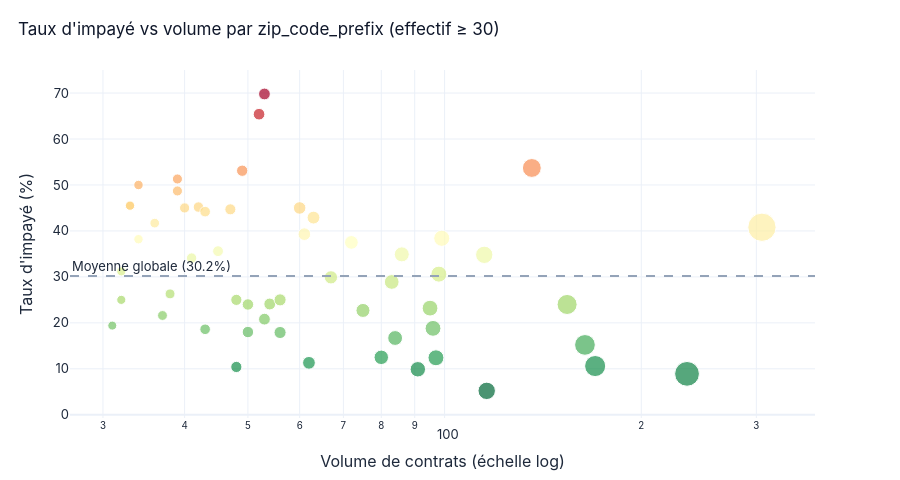

The notebook cell saved with this chart:
### Markdown cell above
#### 3c. Variable géographique - `zip_code_prefix`

Un code géographique n'est pas une grandeur continue : on l'analyse par son taux d'impayé, pas par un histogramme. Le nuage taux/volume révèle si les zones risquées reposent sur des effectifs solides ou sur du bruit.

### Code cell
viz.plot_rate_vs_volume(df, GEO_COL, TARGET, min_count=30).show()
viz.plot_rate_by_category(df, GEO_COL, TARGET, top_n=25, min_count=30).show()

### Figure 1 — Plotly figure (JSON) as saved in the notebook; plotly's stock layout.template omitted (floating-point values rounded to 4 significant figures)
{"data": [{"hovertemplate": "<b>%{hovertext}</b><br><br>Volume de contrats (échelle log)=%{marker.size}<br>Taux d'impayé (%)=%{marker.color}<extra></extra>", "hovertext": [1.0, 2.0, 6.0, 8.0, 11.0, 13.0, 14.0, 16.0, 17.0, 21.0, 24.0, 25.0, 26.0, 27.0, 29.0, 30.0, 31.0, 33.0, 34.0, 35.0, 37.0, 38.0, 42.0, 44.0, 45.0, 49.0, 51.0, 54.0, 56.0, 57.0, 59.0, 60.0, 62.0, 63.0, 64.0, 66.0, 68.0, 69.0, 71.0, 72.0, 75.0, 76.0, 77.0, 78.0, 80.0, 83.0, 85.0, 86.0, 87.0, 88.0, 91.0, 92.0, 93.0, 94.0, 95.0], "legendgroup": "", "marker": {"color": [35.6, 69.8, 24.1, 41.7, 48.7, 34.8, 45.5, 50.0, 20.8, 31.2, 45.5, 25.0, 18.6, 45.0, 26.3, 45.0, 24.0, 28.9, 38.4, 12.4, 10.4, 22.7, 39.3, 10.6, 25.0, 24.0, 44.7, 34.9, 17.9, 23.2, 40.8, 51.3, 53.7, 11.3, 18.0, 65.4, 38.2, 15.2, 45.2, 44.2, 5.2, 30.6, 37.5, 12.5, 42.9, 34.1, 19.4, 8.9, 21.6, 53.1, 29.9, 9.9, 18.8, 16.7, 25.0], "coloraxis": "coloraxis", "size": [45, 53, 54, 36, 39, 115, 33, 34, 53, 32, 33, 32, 43, 40, 38, 60, 154, 83, 99, 97, 48, 75, 61, 170, 48, 50, 47, 86, 56, 95, 306, 39, 136, 62, 50, 52, 34, 164, 42, 43, 116, 98, 72, 80, 63, 41, 31, 235, 37, 49, 67, 91, 96, 84, 56], "sizemode": "area", "sizeref": 0.765, "symbol": "circle"}, "mode": "markers", "name": "", "orientation": "v", "showlegend": false, "type": "scatter", "x": [45, 53, 54, 36, 39, 115, 33, 34, 53, 32, 33, 32, 43, 40, 38, 60, 154, 83, 99, 97, 48, 75, 61, 170, 48, 50, 47, 86, 56, 95, 306, 39, 136, 62, 50, 52, 34, 164, 42, 43, 116, 98, 72, 80, 63, 41, 31, 235, 37, 49, 67, 91, 96, 84, 56], "xaxis": "x", "y": [35.6, 69.8, 24.1, 41.7, 48.7, 34.8, 45.5, 50.0, 20.8, 31.2, 45.5, 25.0, 18.6, 45.0, 26.3, 45.0, 24.0, 28.9, 38.4, 12.4, 10.4, 22.7, 39.3, 10.6, 25.0, 24.0, 44.7, 34.9, 17.9, 23.2, 40.8, 51.3, 53.7, 11.3, 18.0, 65.4, 38.2, 15.2, 45.2, 44.2, 5.2, 30.6, 37.5, 12.5, 42.9, 34.1, 19.4, 8.9, 21.6, 53.1, 29.9, 9.9, 18.8, 16.7, 25.0], "yaxis": "y"}], "layout": {"annotations": [{"showarrow": false, "text": "Moyenne globale (30.2%)", "x": 0, "xanchor": "left", "xref": "x domain", "y": 30.18, "yanchor": "bottom", "yref": "y"}], "bargap": 0.3, "coloraxis": {"autocolorscale": false, "colorbar": {"title": {"text": "Taux d'impayé (%)"}}, "colorscale": [[0, "rgb(0,104,55)"], [0.1, "rgb(26,152,80)"], [0.2, "rgb(102,189,99)"], [0.3, "rgb(166,217,106)"], [0.4, "rgb(217,239,139)"], [0.5, "rgb(255,255,191)"], [0.6, "rgb(254,224,139)"], [0.7, "rgb(253,174,97)"], [0.8, "rgb(244,109,67)"], [0.9, "rgb(215,48,39)"], [1, "rgb(165,0,38)"]], "showscale": false}, "font": {"color": "#1E293B", "family": "Inter, Segoe UI, Helvetica, Arial, sans-serif", "size": 13}, "height": 480, "legend": {"itemsizing": "constant", "tracegroupgap": 0}, "margin": {"b": 55, "l": 70, "r": 85, "t": 70}, "paper_bgcolor": "white", "plot_bgcolor": "white", "shapes": [{"line": {"color": "#94A3B8", "dash": "dash"}, "type": "line", "x0": 0, "x1": 1, "xref": "x domain", "y0": 30.18, "y1": 30.18, "yref": "y"}], "title": {"font": {"color": "#0F172A", "size": 17}, "text": "Taux d'impayé vs volume par zip_code_prefix (effectif ≥ 30)", "x": 0.02, "xanchor": "left"}, "xaxis": {"anchor": "y", "domain": [0, 1], "title": {"text": "Volume de contrats (échelle log)"}, "type": "log"}, "yaxis": {"anchor": "x", "domain": [0, 1], "title": {"text": "Taux d'impayé (%)"}}}}
